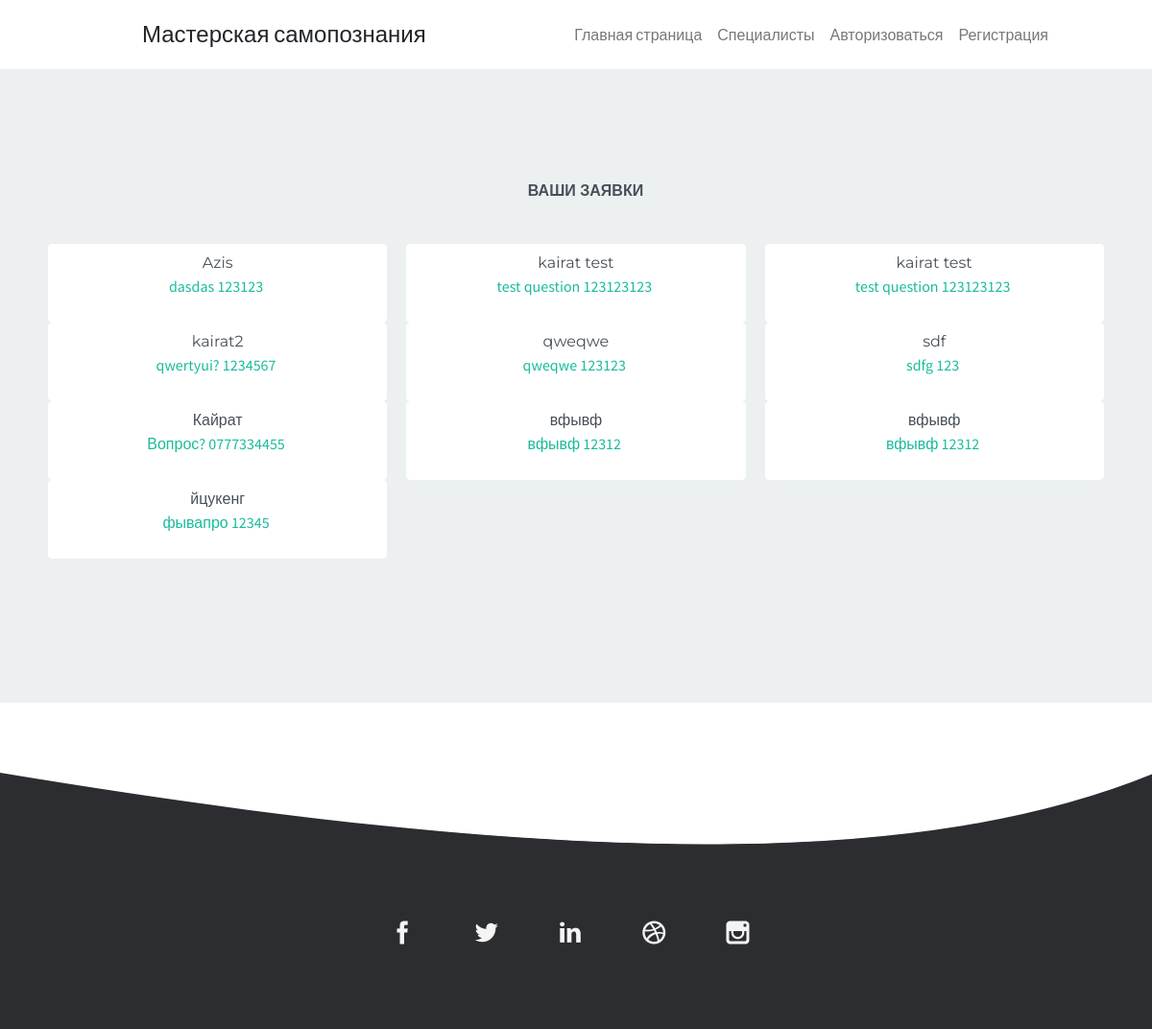
The app's page /feedbacks with its own data.
### feedback/models.py (models this page shows, shortened)
class Feedback(models.Model):# Создаем таблицу
    name = models.CharField(# Поле имен
        verbose_name='ФИО',# Аргумент для альтернативного
        max_length=1000,# Аргумент для максимального
        blank=True,# Аргумент для обозначения поля
        null=True# Аргумент для обозначения поля
    )
    question = models.CharField(# Поле имен
        verbose_name='Ваш вопрос',# Аргумент для альтернативного
        max_length=1000,# Аргумент для максимального
        blank=True,# Аргумент для обозначения поля
        null=True# Аргумент для обозначения поля
    )
    phone = models.CharField(# Поле фамилий
        verbose_name='Телефон',# Аргумент для альтернативного
        max_length=1000,# Аргумент для максимального
        blank=True,# Аргумент для обозначения поля
        null=True# Аргумент для обозначения поля
    )
    created = models.DateTimeField(# Поле для даты
        verbose_name='Дата публикации',# Аргумент для альтернативного
        auto_now_add=True,# Аргумент автодобавления даты
        blank=True,# Аргумент для обозначения поля
    )
    author = models.ForeignKey(# Поле для выбора пользователя
        User,    # Аргумент связи с таблицей
        on_delete=models.CASCADE  # Аргумент для определения как
    )
    class Meta:                           # Расширяем возможность класса
        verbose_name = 'Отзыв'            # Имя таблицы в единственном числе
        verbose_name_plural = 'Отзывы'    # Имя таблицы во множественном числе
        ordering = ['name']               # Сортировка полю имени

### employer/views.py (the view)
# urls.py: path('feedbacks', views.feedbacks, name='feedback'), # список всех отзывов
def feedbacks(request): # функция для просмотра всех отзывов
    feedbacks = Feedback.objects.all() # передача в переменную все обьекты из базы
    return render(request, 'feedbacks.html', {'feedbacks': feedbacks})# отправляем данные в шаблон

### employer/templates/feedbacks.html (shortened to what this page needs)
{% extends 'base.html' %}
{% block content %}
<div class="wrap team-wrap grey" id="team">
                    <div class="grid grid-pad">
                        <div class="content" >
                            <h2><b>Ваши Заявки</b></h2>
                            <br>
                            <br>
                            {% if feedbacks  %}
                            {% for i in feedbacks %}
                            <div class="col-1-3" >
                                <div class="content staff-content">
                                    <div class="recent-work staff-img">
                                        <div class="work-info staff-info m-3">
                                            <h5>{{ i.name }}</h5>
                                            <span>{{ i.question }}</span>
                                            <span>{{ i.phone }}</span>
                                        </div>
                                    </div>
                                </div>
                            </div>
                            {% endfor %}
                            {% else %}
                            <h2>Пока никто не писал</h2>
                            {% endif %}
                        </div>
                    </div>
                </div>
<br>
<br>
<br>
{% endblock %}

### static/assets/css/simplegrid.css (style rules this page uses)
*, *:after, *:before { -webkit-box-sizing: border-box; -moz-box-sizing: border-box; box-sizing: border-box; }
body { margin: 0px; }
[class*='col-'] { float: left; padding-right: 20px; }
.grid { width: 100%; max-width: 1140px; min-width: 755px; margin: 0 auto; overflow: hidden; }
.grid:after { content: ""; display: table; clear: both; }
.grid-pad { padding: 20px 0 0px 20px; }
.col-1-3, .col-4-12 { width: 33.33%; }

### static/assets/css/style.css (style rules this page uses)
*, *:before, *:after { box-sizing: border-box; }
.wrap { width: 100%; padding: 3.5em 0; }
.grey { background: #ECF0F1; padding: 100px 0 150px; }
body { font-size: 1em; line-height: 1.7em; color: #777777; font-weight: normal; }
body, input, textarea { font-family: 'Source Sans Pro', Helvetica, Arial, sans-serif; }
h1,h2,h3,h4,h5,h6, .navigation a, .btn, .filters .filter { font-family: 'Montserrat', Helvetica, Arial, sans-serif; }
h1,h2,h3,h4,h5,h6 { position: relative; margin: 1em 0 1.4em; color: #484f58; }
h1,h2 { text-transform: uppercase; }
h2 { font-size: 2.8em; line-height: .9em; }
h4,h5,h6 { font-size: 1.125em; line-height: .5em; }
.recent-work { background: #6578bc; background: -moz-linear-gradient(left, #6578bc 0%, #1abc9c 100%); background: -webkit-gradient(linear, left top, right top, color-stop(0%,#6578bc), color-stop(100%,#1abc9c)); background: -webkit-linear-gradient(left, #6578bc 0%,#1abc9c 100%); background: -o-linear-gradient(left, #6578bc 0%,#1abc9c 100%); background: -ms-linear-gradient(left, #6578bc 0%,#1abc9c 100%); background: linear-gradient(to right, #6578bc 0%,#1abc9c 100%); filter: progid:DXImageTransform.Microsoft.gradient( startColorstr='#6578bc', endColorstr='#1abc9c',GradientType=1 ); position: relative; margin-bottom: 1em; -webkit-border-radius: 5px; -moz-border-radius: 5px; border-radius: 5px; }
.recent-work .work-info { margin-top: 23px; }
.team-wrap { text-align: center; }
.staff-content { -webkit-border-radius: 5px; -moz-border-radius: 5px; border-radius: 5px; background: #fff; }
.staff-info { padding: 0 10px; }
.staff-info span { color:#1abc9c; }
.staff-img { position: relative; display: table; margin: 0 auto; background: #fff; }
.staff-img { position: relative; display: table; width: 100%; }
.staff-content h5 { margin-bottom: .5em; }
.staff-content span { display: inline-block; margin-bottom: 10px; }

### records on screen
Feedback: name "Azis", question "dasdas", phone "123123"
Feedback: name "kairat test", question "test question", phone "123123123"
Feedback: name "kairat test", question "test question", phone "123123123"
Feedback: name "kairat2", question "qwertyui?", phone "1234567"
Feedback: name "qweqwe", question "qweqwe", phone "123123"
Feedback: name "sdf", question "sdfg", phone "123"
Feedback: name "Кайрат", question "Вопрос?", phone "0777334455"
Feedback: name "вфывф", question "вфывф", phone "12312"
Feedback: name "вфывф", question "вфывф", phone "12312"
Feedback: name "йцукенг", question "фывапро", phone "12345"
